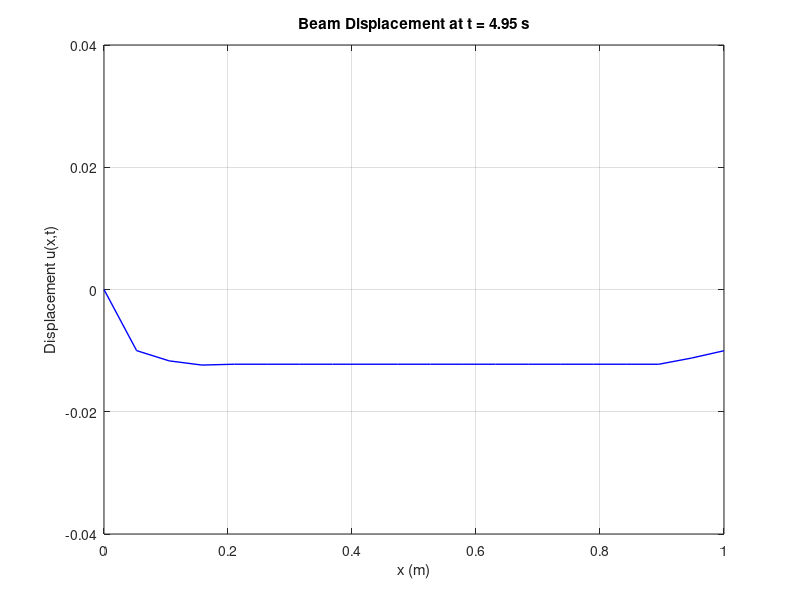

Source code (MATLAB):
% 1D Beam Equation with Time Component (Finite Difference Method)
% Author: Bright Vordeycle
clc; clear; close all;

 % Parameters
L = 1;   % Length of the domain
T = 5;  % Total time
M = 20;   % Number of spatial points

EI = 1e-4;              % Flexural rigidity (N·m^2)
rho = 1;               % Density of the beam (kg/m)
A = 1;                 % Cross-sectional area of the beam (m^2)


% Other special parameters
beta = 0.1;
kappa = 0.1;

% Obstacle Position
obstaclePosition = -0.01;
% Velocity 
initialVelocity = 0.01;

t0 = -obstaclePosition / initialVelocity;      % Time step size

% RHS
force = -0.001;         % External forcing function f(x, t)

alpha = EI / (rho * A); % Wave propagation constant

% Spatial and time steps
dx = L / (M-1);
dt = 0.01;
N = T / dt;          % Number of time steps

% Stability condition
CFL = alpha * dt / dx^4; % Courant number (stability condition)

if CFL > 1
    error('CFL condition violated! Reduce dt or increase dx.');
end

% Tolerance
Tol = 1e-5;

% Initialize solution arrays
u = zeros(N,M);

% Initial condition
u(1,:) = 0;  
u(2,:) = 0;

% Time-stepping loop
for j = 2:N-1
    for i = 3:M-2
        u(j+1,i) = 2 * u(j,i) ...
                   - u(j-1,i) ...
                   + alpha^2 * (dt^2 / dx^4) * (u(j,i+2) - 4 * u(j,i+1) + 6 * u(j,i) - 4 * u(j,i-1) + u(j,i-2)) ...
                   + (dt^2) * force;
    end
    % Left end boundary condition
    u(j+1,1) = 0;
    u(j+1,2) = -initialVelocity * t0;


    % The point before the contact point M-1;
    u(j+1,M-1)  = dt^2*(force + (2*u(j,M-1) - u(j-1,M-1))/dt^2 - (alpha^2*(24*u(j,M-1) + 20*u(j,M) - 12*u(j,M-1)))/dx^4);


    % Contact conditions at the right end
    if abs(u(j,M) - obstaclePosition) < Tol || u(j,M) < obstaclePosition

        u_2 = u(j+1,M-2);
        u_1 = u(j+1,M-1);
        u_p = u(j,M);

        contactConditionFun = @(u) alpha^2 * (((30*alpha^2*dt*u + 16*beta*dx^3*u_p - 16*beta*dx^3*u - 32*alpha^2*u_1*dt + 9*alpha^2*u_2*dt + 16*dx^3*kappa*dt*u - 16*dx^3*kappa*dt*obstaclePosition)/(7*alpha^2*dt)) ...
                                       - ((15*alpha^2*dt*u + beta*dx^3*u_p - beta*dx^3*u - 9*alpha^2*u_1*dt + alpha^2*u_2*dt + dx^3*kappa*dt*u - dx^3*kappa*dt*obstaclePosition)/(7*alpha^2*dt)) ...  
                                       + 2*u_1 - u_2) - 2*dx^3 * (kappa*u - kappa*obstaclePosition - beta*((u - u_p)/dt));

        initial_guess = u(j,M);
        u(j+1,M) = fsolve(contactConditionFun, initial_guess);  

    else
        u(j+1,M) = u(j+1, M-1);
    end
end

% Initialize grid
x = linspace(0, L, M);     % Spatial grid
t = linspace(0, T, N);     % Time grid


% Animate displacement
figure;
for n = 1:5:N
    plot(x, u(n, :), 'b', 'LineWidth', 1);
    axis([0 L -0.04 0.04]);
    xlabel('x (m)');
    ylabel('Displacement u(x,t)');
    title(['Beam Displacement at t = ' num2str((n-1)*dt) ' s']);
    grid on;
    pause(0.01);
end

% % Surface plot of displacement over time
% figure;
% surf(t, x, u', 'EdgeColor', 'none');
% xlabel('Time (s)');
% ylabel('x (m)');
% zlabel('Displacement u(x,t)');
% title('Beam Displacement Over Time');
% colormap jet;
% colorbar;
% view(45, 30);